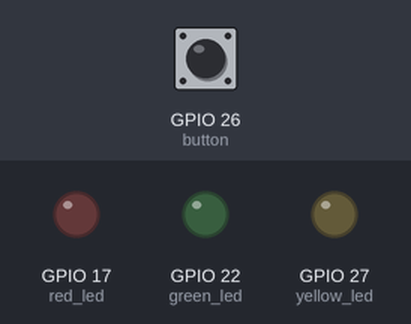
Simulated run of this program. Board: Raspberry Pi (BCM pin numbers). On the bench: output pins drawn as LEDs (lit = HIGH). The test bench sets the inputs (shaded band); at power-on: GPIO 26 (button) HIGH.

Above: at 1.2 s.
1.3 s: GPIO 26 (button) pulled LOW for 0.15 s
At 1.37 s:
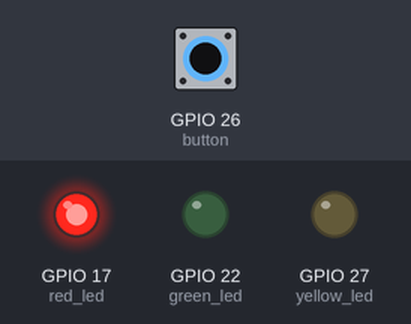
2.9 s: GPIO 26 (button) pulled LOW for 3.2 s
At 6.7 s:
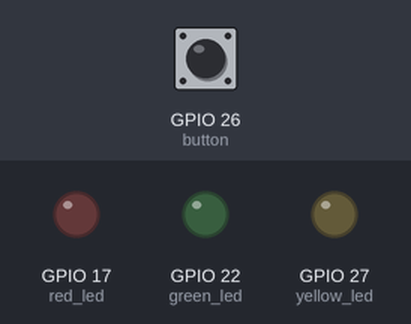
Timing chart, 0 to 8.2 s (numbered marks = the images above; inputs shaded):
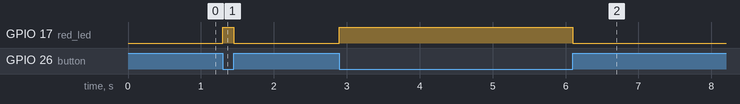

Measured:
- after the input at 1.3 s, GPIO 17 (red_led): LOW → HIGH at once, → LOW 0.15 s later
- after the input at 2.9 s, GPIO 17 (red_led): LOW → HIGH at once, → LOW 3.2 s later

The program:

button_with_3LEDs.py
```python
from gpiozero import LED, Button
from signal import pause

red_led = LED(17)
yellow_led = LED(27)
green_led = LED(22)
button = Button(26)
button.when_pressed = red_led.on
button.when_released = red_led.off
pause()
```
